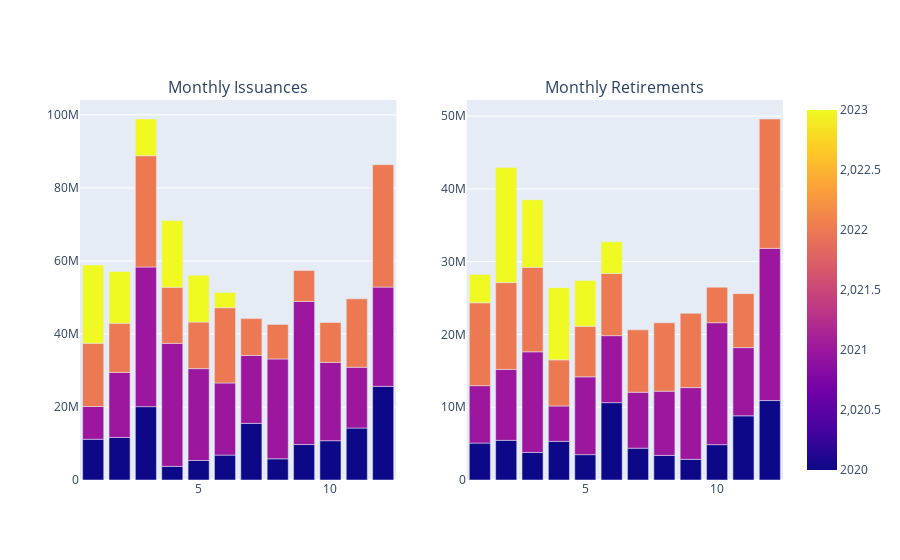

This figure's notebook cell:
### Code cell
monthly_plots(df_issuance, df_retirement, min_year=2020, tenor='Month')

### Figure 1 — Plotly figure (JSON) as saved in the notebook; plotly's stock layout.template omitted (floating-point values rounded to 4 significant figures)
{"data": [{"alignmentgroup": "True", "hovertemplate": "Month=%{x}<br>Quantity of Units Issued=%{y}<br>Year=%{marker.color}<extra></extra>", "legendgroup": "", "marker": {"color": [2020, 2020, 2020, 2020, 2020, 2020, 2020, 2020, 2020, 2020, 2020, 2020, 2021, 2021, 2021, 2021, 2021, 2021, 2021, 2021, 2021, 2021, 2021, 2021, 2022, 2022, 2022, 2022, 2022, 2022, 2022, 2022, 2022, 2022, 2022, 2022, 2023, 2023, 2023, 2023, 2023, 2023], "coloraxis": "coloraxis", "pattern": {"shape": ""}}, "name": "", "offsetgroup": "", "orientation": "v", "showlegend": false, "textposition": "auto", "type": "bar", "x": [1, 2, 3, 4, 5, 6, 7, 8, 9, 10, 11, 12, 1, 2, 3, 4, 5, 6, 7, 8, 9, 10, 11, 12, 1, 2, 3, 4, 5, 6, 7, 8, 9, 10, 11, 12, 1, 2, 3, 4, 5, 6], "xaxis": "x", "y": [11160677, 11665023, 20093610, 3728329, 5344039, 6814273, 15514019, 5805667, 9718572, 10761432, 14226243, 25639782, 8967975, 17804218, 38238757, 33693262, 25166280, 19762823, 18610679, 27351198, 39176259, 21443049, 16657352, 27192127, 17333195, 13480892, 30489549, 15379160, 12739563, 20616241, 10076052, 9467444, 8502030, 10938919, 18732280, 33535591, 21421447, 14151988, 10053837, 18243473, 12803890, 4187085], "yaxis": "y"}, {"alignmentgroup": "True", "hovertemplate": "Month=%{x}<br>Quantity of Units=%{y}<br>Year=%{marker.color}<extra></extra>", "legendgroup": "", "marker": {"color": [2020, 2020, 2020, 2020, 2020, 2020, 2020, 2020, 2020, 2020, 2020, 2020, 2021, 2021, 2021, 2021, 2021, 2021, 2021, 2021, 2021, 2021, 2021, 2021, 2022, 2022, 2022, 2022, 2022, 2022, 2022, 2022, 2022, 2022, 2022, 2022, 2023, 2023, 2023, 2023, 2023, 2023], "coloraxis": "coloraxis", "pattern": {"shape": ""}}, "name": "", "offsetgroup": "", "orientation": "v", "showlegend": false, "textposition": "auto", "type": "bar", "x": [1, 2, 3, 4, 5, 6, 7, 8, 9, 10, 11, 12, 1, 2, 3, 4, 5, 6, 7, 8, 9, 10, 11, 12, 1, 2, 3, 4, 5, 6, 7, 8, 9, 10, 11, 12, 1, 2, 3, 4, 5, 6], "xaxis": "x2", "y": [5071843, 5447990, 3787313, 5308091, 3485854, 10629735, 4373826, 3378375, 2834680, 4859664, 8818245, 10918638, 7889788, 9741190, 13827711, 4861721, 10689269, 9204066, 7682151, 8832178, 9861979, 16753827, 9373835, 20905100, 11390615, 11936768, 11605384, 6338986, 6955531, 8547575, 8572913, 9398094, 10204428, 4876172, 7414809, 17779473, 3875706, 15799541, 9282208, 9921802, 6267041, 4343076], "yaxis": "y2"}], "layout": {"annotations": [{"font": {"size": 16}, "showarrow": false, "text": "Monthly Issuances", "x": 0.225, "xanchor": "center", "xref": "paper", "y": 1, "yanchor": "bottom", "yref": "paper"}, {"font": {"size": 16}, "showarrow": false, "text": "Monthly Retirements", "x": 0.775, "xanchor": "center", "xref": "paper", "y": 1, "yanchor": "bottom", "yref": "paper"}], "xaxis": {"anchor": "y", "domain": [0, 0.45]}, "xaxis2": {"anchor": "y2", "domain": [0.55, 1]}, "yaxis": {"anchor": "x", "domain": [0, 1]}, "yaxis2": {"anchor": "x2", "domain": [0, 1]}}}
